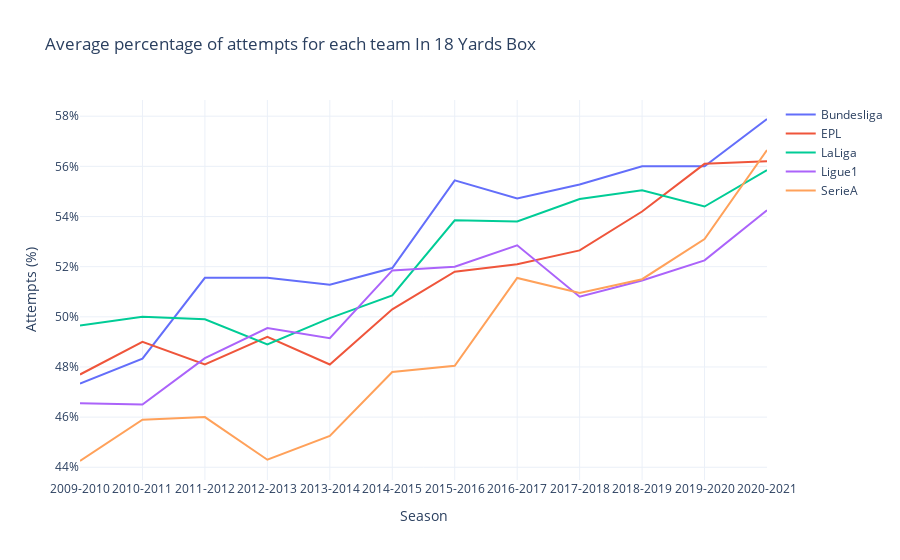

Notebook source saved alongside this figure:
### Markdown cell above
##### For

### Code cell
fig = go.Figure()
for league in LEAGUE:
    temp = df[df["league"] == league].groupby("season")["In 18 Yards Box_for"].mean()
    fig.add_scatter(x=temp.index, y=temp.values, name=league, mode="lines")
fig.update_layout(
    title="Average percentage of attempts for each team In 18 Yards Box",
    yaxis=dict(
        tickformat=".0%",
        showgrid=True
    ),
    xaxis=dict(
        tickvals=[i for i in range(2009, 2022)],
        ticktext=["2009-2010", "2010-2011", "2011-2012", "2012-2013", "2013-2014", "2014-2015",
                    "2015-2016", "2016-2017", "2017-2018", "2018-2019", "2019-2020", "2020-2021", "2021-2022"],
        showgrid=True
    ),
    xaxis_title="Season",
    yaxis_title="Attempts (%)"
)
fig.show()

### Figure 1 — Plotly figure (JSON) as saved in the notebook; plotly's stock layout.template omitted (floating-point values rounded to 4 significant figures)
{"data": [{"mode": "lines", "name": "Bundesliga", "type": "scatter", "x": [2009, 2010, 2011, 2012, 2013, 2014, 2015, 2016, 2017, 2018, 2019, 2020], "y": [0.4733, 0.4833, 0.5156, 0.5156, 0.5128, 0.5194, 0.5544, 0.5472, 0.5528, 0.56, 0.56, 0.5789]}, {"mode": "lines", "name": "EPL", "type": "scatter", "x": [2009, 2010, 2011, 2012, 2013, 2014, 2015, 2016, 2017, 2018, 2019, 2020], "y": [0.477, 0.49, 0.481, 0.492, 0.481, 0.503, 0.518, 0.521, 0.5265, 0.542, 0.561, 0.562]}, {"mode": "lines", "name": "LaLiga", "type": "scatter", "x": [2009, 2010, 2011, 2012, 2013, 2014, 2015, 2016, 2017, 2018, 2019, 2020], "y": [0.4965, 0.5, 0.499, 0.489, 0.4995, 0.5085, 0.5385, 0.538, 0.547, 0.5505, 0.544, 0.5585]}, {"mode": "lines", "name": "Ligue1", "type": "scatter", "x": [2009, 2010, 2011, 2012, 2013, 2014, 2015, 2016, 2017, 2018, 2019, 2020], "y": [0.4655, 0.465, 0.4835, 0.4955, 0.4915, 0.5185, 0.52, 0.5285, 0.508, 0.5145, 0.5225, 0.5425]}, {"mode": "lines", "name": "SerieA", "type": "scatter", "x": [2009, 2010, 2011, 2012, 2013, 2014, 2015, 2016, 2017, 2018, 2019, 2020], "y": [0.4425, 0.459, 0.46, 0.443, 0.4525, 0.478, 0.4805, 0.5155, 0.5095, 0.515, 0.531, 0.5665]}], "layout": {"title": {"text": "Average percentage of attempts for each team In 18 Yards Box"}, "xaxis": {"showgrid": true, "ticktext": ["2009-2010", "2010-2011", "2011-2012", "2012-2013", "2013-2014", "2014-2015", "2015-2016", "2016-2017", "2017-2018", "2018-2019", "2019-2020", "2020-2021", "2021-2022"], "tickvals": [2009, 2010, 2011, 2012, 2013, 2014, 2015, 2016, 2017, 2018, 2019, 2020, 2021], "title": {"text": "Season"}}, "yaxis": {"showgrid": true, "tickformat": ".0%", "title": {"text": "Attempts (%)"}}}}
